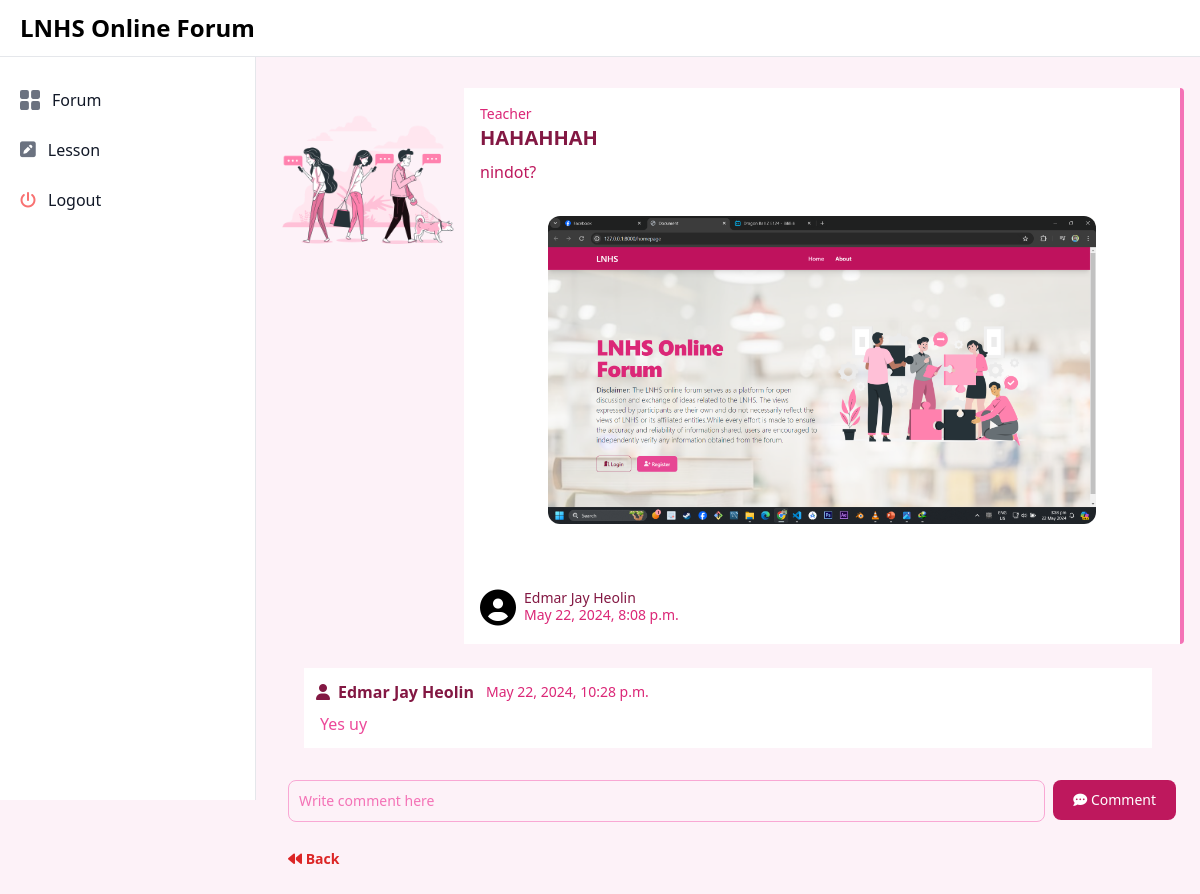
The app's page /15/student_forumPost/ with its own data.
### users/models.py (models this page shows)
class Forum(models.Model):
    title = models.CharField(max_length=10000)
    type = models.CharField(max_length=250)
    file = models.FileField(
        upload_to='media/forum',
        validators=[
            FileExtensionValidator(allowed_extensions=['png', 'jpeg', 'jpg', 'pdf', 'word', 'ppt', 'xlsx', 'csv', 'gif'])
        ],
        null=True,  # Allow null values
        blank=True  # Also allow empty values (in forms)
    )
    upload_date = models.DateTimeField(default=now)
    description = models.TextField()
    uploader = models.ForeignKey(User, on_delete=models.CASCADE)

class Comments(models.Model):
    post = models.ForeignKey(Forum, on_delete=models.CASCADE)
    commentors = models.ForeignKey(User, on_delete=models.CASCADE)
    comment = models.TextField()
    comment_date = models.DateTimeField(default=now)

### users/views.py (the view)
# urls.py: path('<int:forum_id>/student_forumPost/', views.student_forumPost, name='student_forumPost'),
def student_forumPost(request, forum_id):
    forum = Forum.objects.filter(id=forum_id).select_related('uploader', 'uploader__userprofile').get(id=forum_id)
    comments = Comments.objects.filter(post=forum_id).order_by('-id').select_related('commentors', 'commentors__userprofile')
    comment_count = Comments.objects.filter(post=forum_id).count()
    if request.method == 'POST':
        comment = request.POST['comment']
        new_comment = Comments.objects.create(post=forum, commentors=request.user, comment=comment)
        new_comment.save()
    context = {
        'forum':forum,
        'comments':comments,
        'comment_count':comment_count,
    }
    return render(request, 'student/post.html', context)

### users/templates/student/post.html (shortened to what this page needs)
{% load static tailwind_tags %}
<!DOCTYPE html>
<html lang="en">
	<head>
		<link
			rel="stylesheet"
			href="https://cdnjs.cloudflare.com/ajax/libs/font-awesome/6.5.2/css/all.min.css" />
		<link
			href="https://cdnjs.cloudflare.com/ajax/libs/flowbite/2.3.0/flowbite.min.css"
			rel="stylesheet" />
		<link
			rel="stylesheet"
			href="{% static 'css/style.css' %}" />
		{% tailwind_css %}
	</head>
	<body class="bg-pink-50">
		{% include 'includes/student_sidebar.html' %}
		<div class="p-4 sm:ml-64 mt-14">
			<div class="w-full lg:flex my-4">
					<div
						class="h-48 lg:h-auto lg:w-48 flex-none bg-cover rounded-t lg:rounded-t-none lg:rounded-l text-center overflow-hidden">
						<img src="{% static 'img/chat.png' %}" alt="">
					</div>
					<div
						class="border-r-4 flex-grow  border-pink-400 lg:border-pink-400 bg-white rounded-b lg:rounded-b-none lg:rounded-r p-4 flex flex-col justify-between leading-normal">
						<div class="mb-8">
							<p class="text-sm text-pink-600 flex items-center">{{forum.uploader.last_name}}</p>
							<div class="text-pink-900 font-bold text-xl mb-2">{{forum.title}}</div>
							<p class="text-pink-700 text-base">{{forum.description}}</p>
							{% if forum.file %}
								{% with file_extension=forum.file.name|lower|slice:"-4:" %}
									{% if file_extension == '.png' or file_extension == '.jpg' or file_extension == '.jpeg' or file_extension == '.gif' %}
										<center>
											<img src="{{ forum.file.url }}" alt="Attached image" width="80%" class="my-8 rounded-xl" />
										</center>
									{% else %}
										<center>
											<a href="{{ forum.file.url }}" download class="my-8 rounded-xl bg-pink-700 text-white py-1.5 px-4 text-left shadow-xl hover:scale-110 duration-300">Download file</a>
										</center>
									{% endif %}
								{% endwith %}
							{% endif %}
						</div>
						<div class="flex items-center">
							<i
								class="fa fa-user-circle text-4xl mr-2"
								aria-hidden="true"></i>
							<div class="text-sm">
								<p class="text-pink-900 leading-none">{{forum.uploader.first_name}}</p>
								<p class="text-pink-600">{{forum.upload_date}}</p>
							</div>
						</div>
					</div>
				</div>
			<div>
				{% for comment in comments %}
				<div class="flex flex-col py-2 px-8">
					<div class="bg-white p-3">
						<div class="flex justify-between items-center mb-2">
							<div class="flex items-center">
								<p class="inline-flex items-center mr-3 text-md text-pink-900 font-bold">
									<i class="fa fa-user mr-2" aria-hidden="true"></i>
									{{comment.commentors.first_name}}
								</p>
								<p class="text-sm text-pink-600">{{comment.comment_date}}</p>
							</div>
						</div>
						<p class="text-pink-500 ml-1">{{comment.comment}}</p>
					</div>
				</div>
				{% endfor %}
			</div>
			<form
				class="space-y-4 p-2 bg-pink-50 py-2 sticky bottom-0 left-0"
				action="#"
				method="post"
				enctype="multipart/form-data">
				<div class="flex w-full">
					<div class="flex-grow mx-2">
						<input
							type="text"
							name="comment"
							id="title"
							class="bg-pink-50 border border-pink-300 text-pink-900 text-sm rounded-lg focus:ring-pink-500 focus:border-pink-500 block w-full p-2.5 placeholder-pink-400"
							placeholder="Write comment here"
							required />
					</div>
					<div>
						<button
							type="submit"
							name="submit"
							class="w-lg text-white bg-pink-700 hover:bg-pink-800 focus:ring-4 focus:outline-none focus:ring-pink-300 font-medium rounded-lg text-sm px-5 py-2.5 text-center">
							<i class="fa fa-commenting" aria-hidden="true"></i> Comment
						</button>
					</div>
				</div><br>
				<a
					href="{% url 'student_dashboard' %}"
					class="w-lg ml-2 text-red-600 font-bold focus:ring-4 focus:outline-none rounded-lg text-sm">
					<i class="fa fa-backward" aria-hidden="true"></i> Back
				</a>
			</form>
		</div>
	</body>
</html>

### users/templates/includes/student_sidebar.html (shortened to what this page needs)
<nav class="fixed top-0 z-50 w-full bg-white border-b border-gray-200">
	<div class="px-3 py-3 lg:px-5 lg:pl-3">
		<div class="flex items-center justify-between">
			<div class="flex items-center justify-start rtl:justify-end">
				<a
					href="#"
					class="flex ms-2 md:me-24">
					<span class="self-center text-xl font-semibold sm:text-2xl whitespace-nowrap">LNHS Online Forum</span>
				</a>
			</div>
		</div>
	</div>
</nav>
<aside
	id="logo-sidebar"
	class="fixed top-0 left-0 z-40 w-64 h-screen pt-20 transition-transform -translate-x-full bg-white border-r border-gray-200 sm:translate-x-0"
	aria-label="Sidebar">
	<div class="h-full px-3 pb-4 overflow-y-auto bg-white">
		<ul class="space-y-2 font-medium">
			<li>
				<a
					href="{% url 'student_dashboard' %}"
					class="flex items-center p-2 text-gray-900 rounded-lg hover:bg-gray-100 group">
					<span class="flex-1 ms-3 whitespace-nowrap">Forum</span>
				</a>
			</li>
			<li>
				<a
					href="{% url 'student_lesson' %}"
					class="flex items-center p-2 text-gray-900 rounded-lg hover:bg-gray-100 group">
					<i
						class="fa fa-pencil-square text-lg text-gray-500 transition duration-75 group-hover:text-gray-900"
						aria-hidden="true"></i>
					<span class="flex-1 ms-3 whitespace-nowrap">Lesson</span>
				</a>
			</li>
			<li>
				<a
					href="{% url 'logout' %}"
					class="flex items-center p-2 text-gray-900 rounded-lg hover:bg-gray-100 group">
					<i
						class="fa fa-power-off text-red-400 font-bold transition duration-75 group-hover:text-gray-900"
						aria-hidden="true"></i>
					<span class="flex-1 ms-3 whitespace-nowrap">Logout</span>
				</a>
			</li>
		</ul>
	</div>
</aside>

### records on screen
Forum: uploader.last_name "Teacher", title "HAHAHHAH", description "nindot?", file (picture), uploader.first_name "Edmar Jay Heolin", upload_date "May 22, 2024, 8:08 p.m."
Comments: commentors.first_name "Edmar Jay Heolin", comment_date "May 22, 2024, 10:28 p.m.", comment "Yes uy"
